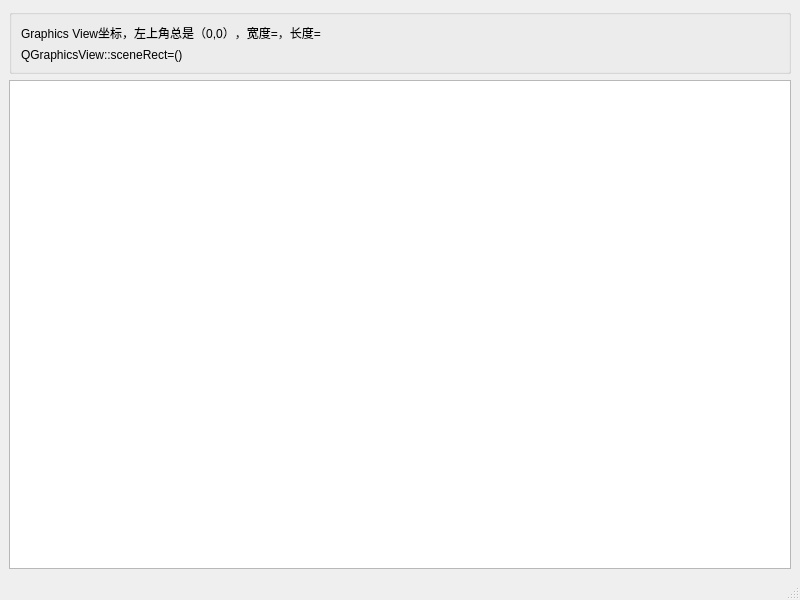
<?xml version="1.0" encoding="UTF-8"?>
<ui version="4.0">
 <class>MainWindow</class>
 <widget class="QMainWindow" name="MainWindow">
  <property name="geometry">
   <rect>
    <x>0</x>
    <y>0</y>
    <width>800</width>
    <height>600</height>
   </rect>
  </property>
  <property name="windowTitle">
   <string>MainWindow</string>
  </property>
  <widget class="QWidget" name="centralwidget">
   <layout class="QVBoxLayout" name="verticalLayout">
    <item>
     <widget class="QGroupBox" name="groupBox">
      <property name="title">
       <string/>
      </property>
      <layout class="QGridLayout" name="gridLayout">
       <item row="0" column="0">
        <widget class="QLabel" name="labViewSize">
         <property name="text">
          <string>Graphics View坐标，左上角总是（0,0），宽度=，长度=</string>
         </property>
        </widget>
       </item>
       <item row="1" column="0">
        <widget class="QLabel" name="LabSceneRect">
         <property name="text">
          <string>QGraphicsView::sceneRect=()</string>
         </property>
        </widget>
       </item>
      </layout>
     </widget>
    </item>
    <item>
     <widget class="CMy_GraphicsView" name="graphicsView"/>
    </item>
   </layout>
  </widget>
  <widget class="QMenuBar" name="menubar">
   <property name="geometry">
    <rect>
     <x>0</x>
     <y>0</y>
     <width>800</width>
     <height>22</height>
    </rect>
   </property>
  </widget>
  <widget class="QStatusBar" name="statusbar"/>
 </widget>
 <customwidgets>
  <customwidget>
   <class>CMy_GraphicsView</class>
   <extends>QGraphicsView</extends>
   <header location="global">my_graphicsview.h</header>
  </customwidget>
 </customwidgets>
 <resources/>
 <connections/>
</ui>
